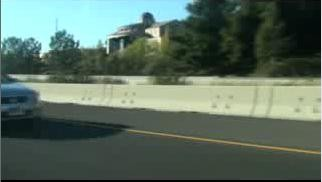
%> input picture fr 3_15.tif, 322 x 182 px
$ octave opticalflow_test.m   (GNU Octave 9; MATLAB toolbox functions it lacks are replaced by stand-ins)
%> lines starting %> are read from the running program, lines starting %| are printed output that depends on the picture
### HS.m
function [u, v] = HS(im1, im2, alpha, ite, uInitial, vInitial, displayFlow, displayImg)
%PSEUDCODE
% a=abiobj
% for  i=1; frames
% get im 1 and 2
% call optical flow(im1, im2)
%process
%end
% Horn-Schunck optical flow method
% Horn, B.K.P., and Schunck, B.G., Determining Optical Flow, AI(17), No.
% 1-3, August 1981, pp. 185-203 http://dspace.mit.edu/handle/1721.1/6337
%
% Usage:
% [u, v] = HS(im1, im2, alpha, ite, uInitial, vInitial, displayFlow)
% For an example, run this file from the menu Debug->Run or press (F5)
%
% -im1,im2 : two subsequent frames or images.
% -alpha : a parameter that reflects the influence of the smoothness term.
% -ite : number of iterations.
% -uInitial, vInitial : initial values for the flow. If available, the
% flow would converge faster and hence would need less iterations ; default is zero.
% -displayFlow : 1 for display, 0 for no display ; default is 1.
% -displayImg : specify the image on which the flow would appear ( use an
% empty matrix "[]" for no image. )
%
% Author: Mohd Kharbat at Cranfield Defence and Security
% mkharbat(at)ieee(dot)org , http://mohd.kharbat.com
% Published under a Creative Commons Attribution-Non-Commercial-Share Alike
% 3.0 Unported Licence http://creativecommons.org/licenses/by-nc-sa/3.0/
%
% October 2008
% Rev: Jan 2009

%% Default parameters

if nargin<1 || nargin<2
    im1=imread('F8.tif');
   im2=imread('F9.tif');

end
if nargin<3
    alpha=1;
end
if nargin<4
    ite=100;
end
if nargin<5 || nargin<6
    uInitial = zeros(size(im1(:,:,1)));
    vInitial = zeros(size(im2(:,:,1)));

elseif size(uInitial,1) ==0 || size(vInitial,1)==0
    uInitial = zeros(size(im1(:,:,1)));
    vInitial = zeros(size(im2(:,:,1)));
end
if nargin<7
    displayFlow=1;
end
if nargin<8
    displayImg=im1;
end

% Convert images to grayscale
if size(size(im1),2)==3
    im1=rgb2gray(im1);
end
if size(size(im2),2)==3
    im2=rgb2gray(im2);
end
im1=double(im1);
im2=double(im2);

im1=smoothImg(im1,1);
im2=smoothImg(im2,1);

tic;

%%
% Set initial value for the flow vectors
u = uInitial;
v = vInitial;


% Estimate spatiotemporal derivatives
[fx, fy, ft] = computeDerivatives(im1, im2);
% Averaging kernel
kernel_1=[1/12 1/6 1/12;1/6 0 1/6;1/12 1/6 1/12];

% Iterations
for i=1:100
    % Compute local averages of the flow vectors
    uAvg=conv2(u,kernel_1,'same');
    vAvg=conv2(v,kernel_1,'same');
    % Compute flow vectors constrained by its local average and the optical flow constraints
    u= uAvg - ( fx .* ( ( fx .* uAvg ) + ( fy .* vAvg ) + ft ) ) ./ ( alpha^2 + fx.^2 + fy.^2);
    v= vAvg - ( fy .* ( ( fx .* uAvg ) + ( fy .* vAvg ) + ft ) ) ./ ( alpha^2 + fx.^2 + fy.^2);
  end
u(isnan(u))=0;
v(isnan(v))=0;

%% Plotting

    %plotFlow2(u, v, displayImg, 5, 5);
    %plotFlow4(u, v, displayImg, 5, 5);


### opticalflow_test.m
im1=imread('fr 3_15.tif');
%> im1 is the input picture: size 182x322x3 uint8; mean R, G, B 89.5, 108, 96.1
im2=imread('fr 4_15.tif');
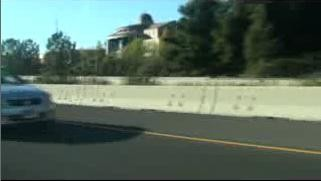
%> input picture fr 4_15.tif, 321 x 181 px
%> im2 is the input picture: size 181x321x3 uint8; mean R, G, B 88.1, 106.7, 95.1
subplot(121)
imshow(im1);
subplot(122);
imshow(im2);


%optical flow parameters
alpha =1;
ite = 100;
uInitial=0;
vInitial=0;
displayFlow=1;
displayImg=im1;

[u, v] = HS(im1(1:181,1:321,:), im2, alpha, ite, uInitial, vInitial, displayFlow, displayImg);
%> in HS, `im1=rgb2gray(im1);`:
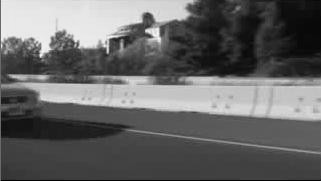
%> im1: size 181x321 uint8; min 1, max 251, mean 101.2
%> in HS, `im2=rgb2gray(im2);`:
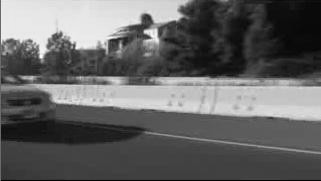
%> im2: size 181x321 uint8; min 1, max 251, mean 99.8
%> the run ends on the next line
